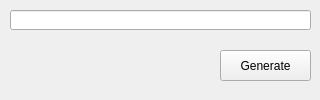
<?xml version="1.0" encoding="UTF-8"?>
<ui version="4.0">
 <class>Form</class>
 <widget class="QWidget" name="Form">
  <property name="geometry">
   <rect>
    <x>0</x>
    <y>0</y>
    <width>320</width>
    <height>100</height>
   </rect>
  </property>
  <property name="sizePolicy">
   <sizepolicy hsizetype="Fixed" vsizetype="Fixed">
    <horstretch>0</horstretch>
    <verstretch>0</verstretch>
   </sizepolicy>
  </property>
  <property name="minimumSize">
   <size>
    <width>320</width>
    <height>100</height>
   </size>
  </property>
  <property name="maximumSize">
   <size>
    <width>320</width>
    <height>100</height>
   </size>
  </property>
  <property name="windowTitle">
   <string>텍스트 투 스피치 v0.3</string>
  </property>
  <widget class="QPushButton" name="btnQrGen">
   <property name="geometry">
    <rect>
     <x>220</x>
     <y>50</y>
     <width>91</width>
     <height>31</height>
    </rect>
   </property>
   <property name="text">
    <string>Generate</string>
   </property>
  </widget>
  <widget class="QLineEdit" name="lineEdit">
   <property name="geometry">
    <rect>
     <x>10</x>
     <y>10</y>
     <width>301</width>
     <height>20</height>
    </rect>
   </property>
  </widget>
 </widget>
 <resources/>
 <connections/>
</ui>
